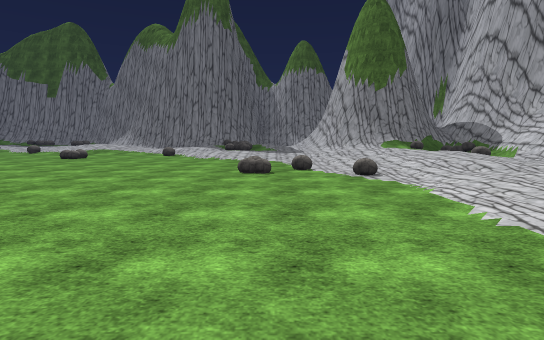
View 1 (above)

20 first-person views from a walk through a 3-D level made in the Unity game engine. The camera is 1.5 m above the floor, tilts 6° down and sees 80° across. The floor is counted in squares, 2 m on a side. Each view is taken from the middle of a square. On the plan, view 1 faces up. The plan holds only what a view shows up to about 11 squares ahead; the rest is blank. The place goes on beyond the plan. Some trees and plants on the terrain are drawn as simple stand-ins. The player character is not drawn. Some surface patterns are stand-ins.

View 2
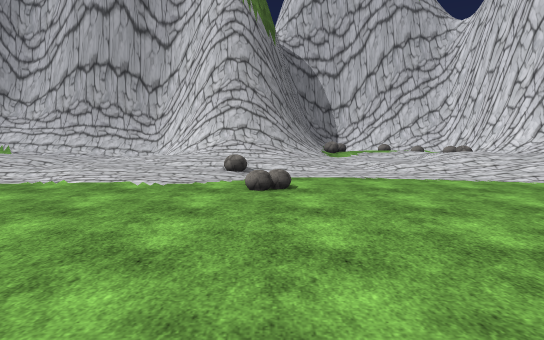

View 3
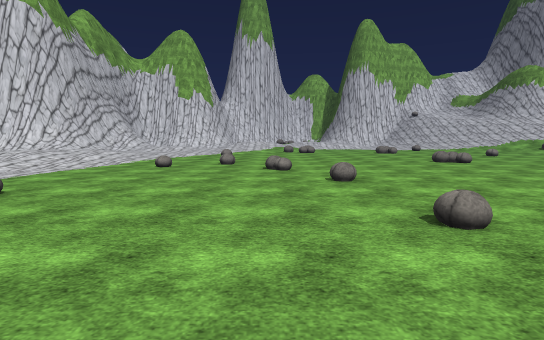

View 4
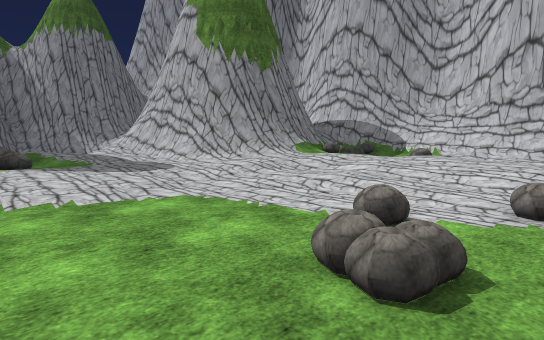

View 5
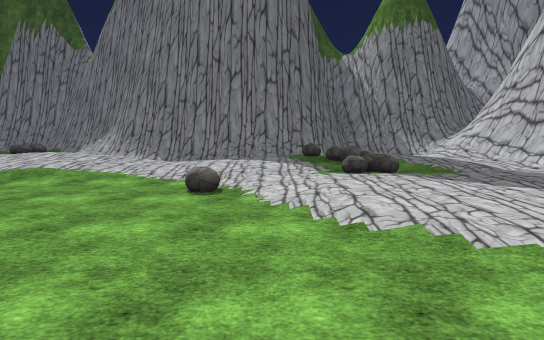

View 6
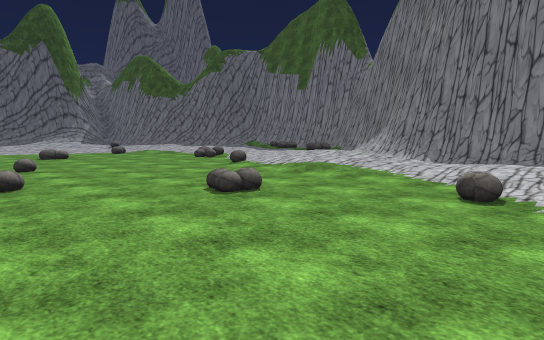

View 7
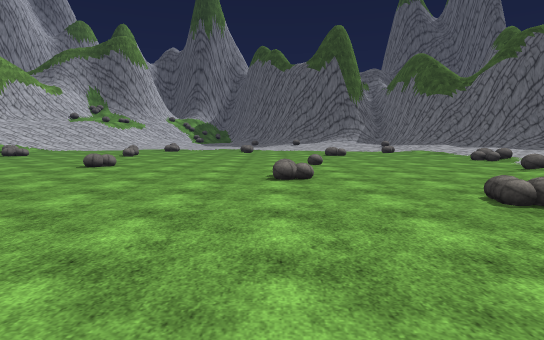

View 8
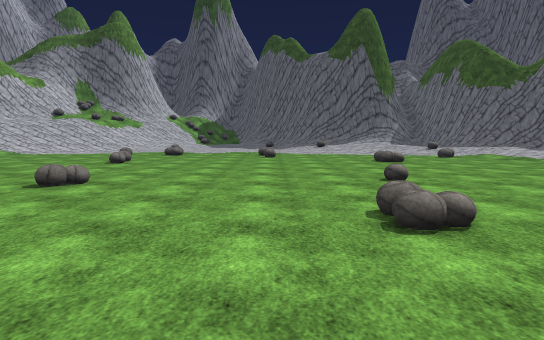

View 9
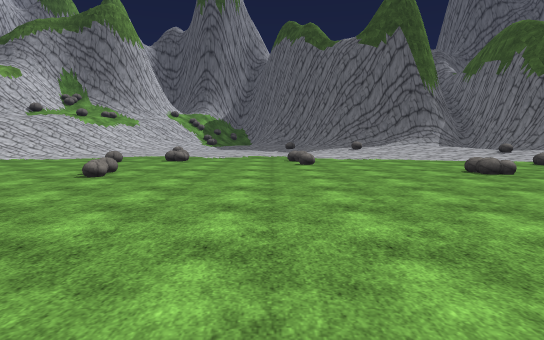

View 10
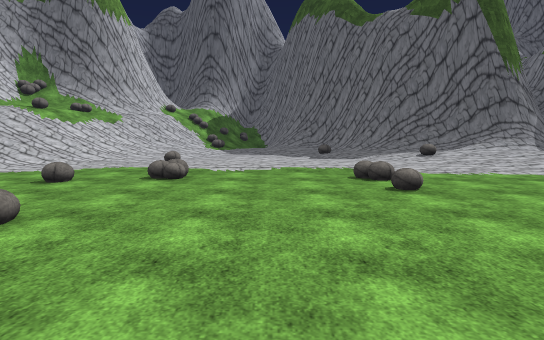

View 11
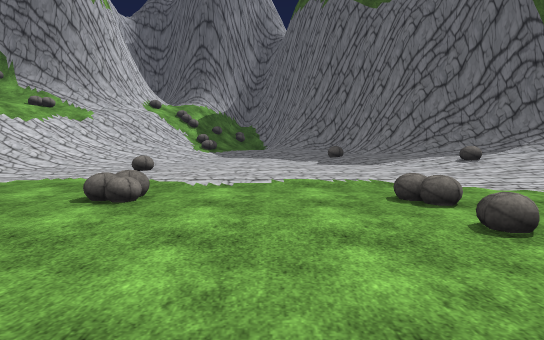

View 12
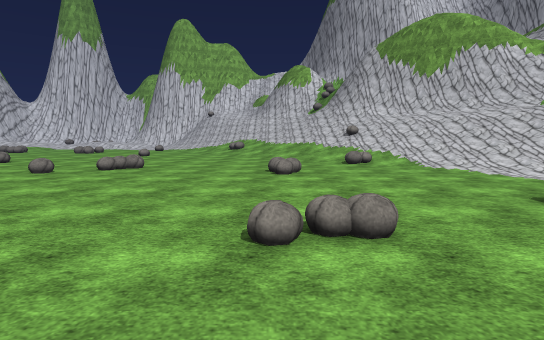

View 13
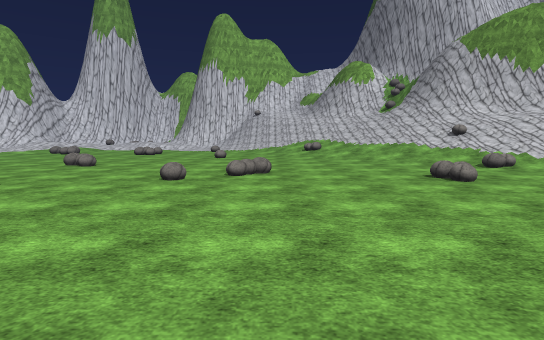

View 14
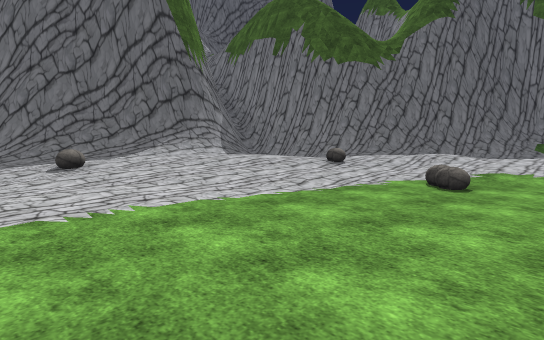

View 15
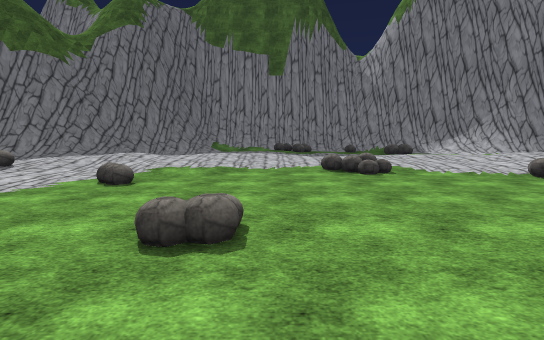

View 16
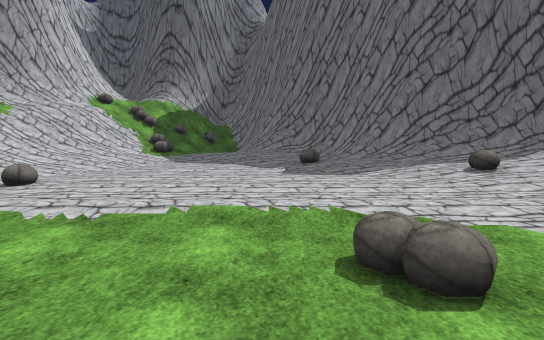

View 17
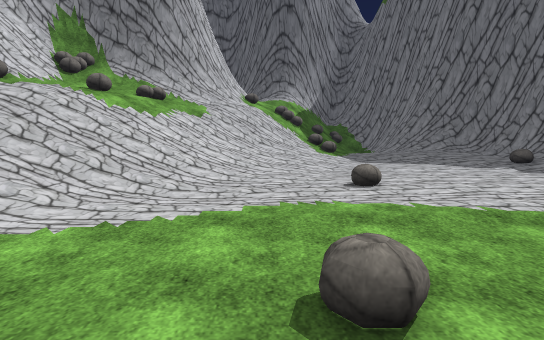

View 18
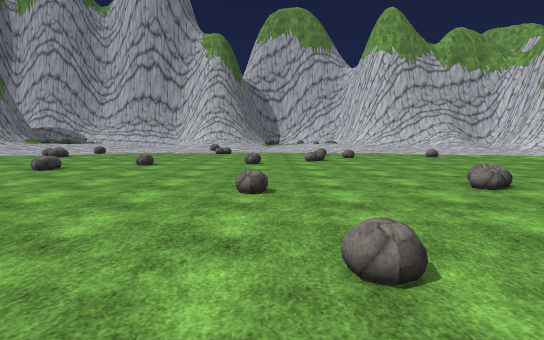

View 19
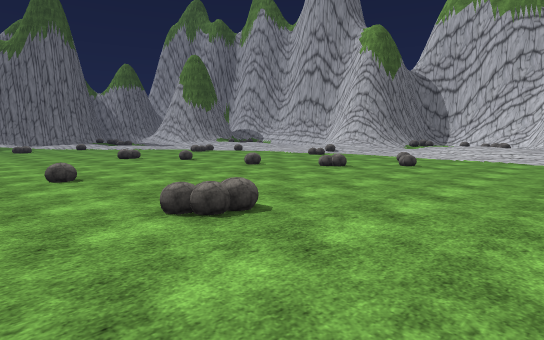

View 20
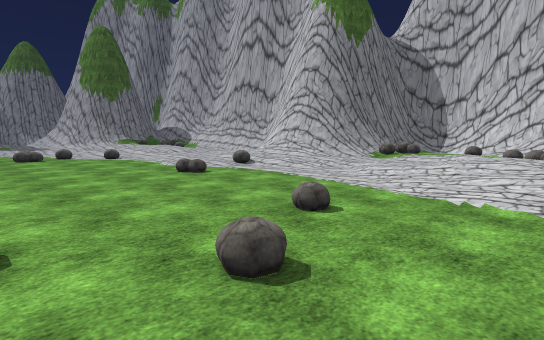

### Floor plan
Key: @ floor where view 1 was taken; # wall or solid block; . main floor; : floor 0.25 m higher than the main floor; + floor 0.5 m higher than the main floor; * floor 0.75 m higher than the main floor; % floor 2.75 m higher than the main floor; / step, stairs or slope; = window, fence, low wall or low ledge; R rock; O other object.
Columns run from 27 left of view 1 to 10 right of it. Each row starts with its distance up from view 1.
 19        ##//++/:: :##      ####
 18        #/: ++/::O:/###   ##/##
 17       ##//++/:::/++//#####/ /#
 16    ####///////:::/*/////++ //#
 15   ##//:+////.RR///////:/+RO/+#
 14    #/ +R///...R..R////////O/+#
 13    #//+//RR......../...//RR::##
 12   ##/////..............R//:::/#####
 11   #/////....R.......R..../::////OO#
 10   #/////...RR............./../// /##
  9  ##//R::.......R.............//* O/#
  8 ##///::...........R..........//*///#
  7 #/R/.::.RR.................RR//+//##
  6 ///..::......................R////##
  5 +/...::......................./// #
  4 +/...::.........R.....O....../:://#
  3 O//..::.R..RR................////##
  2 ////.R.................R.......R/##
  1 /////:...R...................R.//##
  0 ///////....................@...///####
 -1 #///////....R......R....R.......//O//#
 -2 ##O/%////...O...RR.......R.....//// /#
 -3  #////////R....R............R./////O##
 -4  #O/O/////O.........R.....R..////OO/#
 -5  ##==///////................../*+//##
 -6    ####//O///.................///###
 -7       ##//////...O.........

Positions as (right, up) in squares from view 1, and headings:
1: (0, 0), facing up
2: (-3, 1), facing right
3: (-2, 5), facing down
4: (-2, 6), facing up-right
5: (-3, 8), facing up
6: (-3, 8), facing up-left
7: (-3, 8), facing left
8: (-6, 7), facing left
9: (-9, 6), facing left
10: (-13, 5), facing left
11: (-15, 5), facing left
12: (-15, 5), facing down
13: (-12, 4), facing down
14: (-16, 8), facing up-left
15: (-15, 8), facing up
16: (-17, 6), facing left
17: (-17, 1), facing left
18: (-12, -1), facing right
19: (-9, -7), facing up-right
20: (-2, -5), facing up-right
